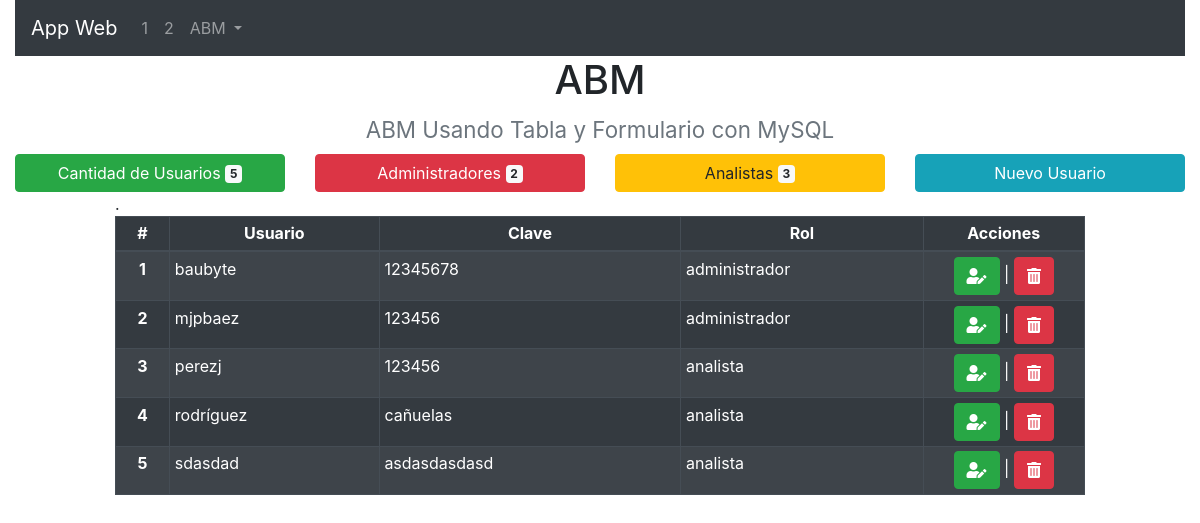
The page /bdd.php on the database its author committed.
### tables this page shows
CREATE TABLE `usuario` (
  `usuario` varchar(255) NOT NULL COMMENT 'Clave Primaria',
  `clave` varchar(255) NOT NULL COMMENT 'Contraseña del Usuario',
  `rol` varchar(255) NOT NULL COMMENT 'Nivel de Permiso del Usuario'
);

### bdd.php (the view, shortened to what this page needs)
<!DOCTYPE html>
<html lang="es">
<head>
    <link rel="stylesheet" href="css/bootstrap.min.css">
    <link rel="stylesheet" href="fontawesome/css/all.css">
    <?php include('includes/menu.php'); ?>
    <?php include('includes/conexion.php'); ?>
</head>
<body class="container-fluid">
    <?php echo menu(); ?>
    <div class="row">
        <div class="col-12 text-center">
            <h1>ABM</h1>
            <h3><small class="text-muted">ABM Usando Tabla y Formulario con MySQL</small></h3>
        </div>
    </div>
    <?php
    $rolAdmin = 'administrador';
    $rolAnalista = 'analista';
    $queryCantUsuario = "SELECT COUNT(DISTINCT usuario) AS cant_usuarios FROM usuario";
    $queryCantAdmin = "SELECT COUNT(DISTINCT usuario) AS cant_admin FROM usuario WHERE rol ='$rolAdmin'";
    $queryCantAnalista = "SELECT COUNT(DISTINCT usuario) AS cant_analista FROM usuario WHERE rol ='$rolAnalista'";
    $queryUsuarios = "SELECT DISTINCT * FROM usuario";
    $resultCantUsuarios = mysqli_query($conexion, $queryCantUsuario) or die('No se ha Podido Ejecutar la Consulta Total de Usuarios');
    $resultCantAdmin = mysqli_query($conexion, $queryCantAdmin) or die('No se ha Podido Ejecutar la Consulta Total de Usuarios Administradores');
    $resultCantAnalista = mysqli_query($conexion, $queryCantAnalista) or die('No se ha Podido Ejecutar la Consulta Total de Usuarios Analistas con Clave Mayor a 5 Caracteres');
    $resultUsuarios = mysqli_query($conexion, $queryUsuarios) or die('No se ha Podido Ejecutar la Consulta de Usuarios');
    while ($fila = mysqli_fetch_assoc($resultCantUsuarios)) {
        $totalUsuarios = $fila['cant_usuarios'];
    }
    while ($fila = mysqli_fetch_assoc($resultCantAdmin)) {
        $usuariosAdmin = $fila['cant_admin'];
    }
    while ($fila = mysqli_fetch_assoc($resultCantAnalista)) {
        $usuariosAnalista = $fila['cant_analista'];
    }
    ?>
    <div class="row text-center">
        <div class="col-3">
            <button type="button" class="btn btn-success btn-block">
                Cantidad de Usuarios <span class="badge badge-light"><?php echo $totalUsuarios; ?></span>
            </button>
        </div>
        <div class="col-3">
            <button type="button" class="btn btn-danger btn-block">
                Administradores <span class="badge badge-light"><?php echo $usuariosAdmin; ?></span>
            </button>
        </div>
        <div class="col-3">
            <button type="button" class="btn btn-warning btn-block">
                Analistas <span class="badge badge-light"><?php echo $usuariosAnalista; ?></span>
            </button>
        </div>
        <div class="col-3">
            <a class="btn btn-info btn-block" href="alta_usuario.php">
                Nuevo Usuario</a>
        </div>
    </div>
    <div class="row">
        <div class="col-1"></div>
        <div class="col-10">.
            <div class="table-responsive">
                <table class="table table-bordered table-sm table-hover table-dark table-striped">
                    <thead>
                        <tr class="text-center">
                            <th scope="col">#</th>
                            <th scope="col">Usuario</th>
                            <th scope="col">Clave</th>
                            <th scope="col" class="col-3">Rol</th>
                            <th scope="col" class="col-2">Acciones</th>
                        </tr>
                    </thead>
                    <tbody>
                        <?php
                        $row = 1;
                        while ($columna = mysqli_fetch_array($resultUsuarios)) {
                            echo "<tr>";
                            echo "<th scope='row' class='text-center'>{$row}</th>";
                            echo "<td>{$columna['usuario']}</td>";
                            echo "<td>{$columna['clave']}</td>";
                            echo "<td>{$columna['rol']}</td>";
                            echo "<td class='text-center'><a href='modifica_usuario.php?usuario={$columna['usuario']}&clave={$columna['clave']}&rol={$columna['rol']}' class='btn btn-success'><i class='fas fa-user-edit'></i></a> | <a href='baja_usuario.php?usuario={$columna['usuario']}&clave={$columna['clave']}&rol={$columna['rol']}' class='btn btn-danger'><i class='fas fa-trash-alt'></i></a></td>";
                            echo "</tr>";
                            $row++;
                        }
                        ?>
                    </tbody>
                </table>
            </div>
        </div>
        <div class="col-1"></div>
    </div>
</html>

### includes/menu.php (shortened to what this page needs)
<?php
function menu()
{
?>
    <nav class="navbar navbar-expand-lg navbar-dark bg-dark sticky-top">
        <a class="navbar-brand" href="index.php">App Web</a>
        <div class="collapse navbar-collapse" id="navbarNavDropdown">
            <ul class="navbar-nav">
                <li class="nav-item dropdown">
                    <a class="nav-link" href="#">1</a>
                </li>
                <li class="nav-item">
                    <a class="nav-link" href="#">2</a>
                </li>
                <li class="nav-item dropdown">
                    <a class="nav-link dropdown-toggle" href="#" id="navEjemplos" role="button" data-toggle="dropdown" aria-haspopup="true" aria-expanded="false">
                       ABM
                    </a>
                </li>
            </ul>
        </div>
    </nav>
<?php
}
?>

### rows shown on the page
usuario: usuario "baubyte", clave "12345678", rol "administrador"
usuario: usuario "mjpbaez", clave "123456", rol "administrador"
usuario: usuario "perezj", clave "123456", rol "analista"
usuario: usuario "rodríguez", clave "cañuelas", rol "analista"
usuario: usuario "sdasdad", clave "asdasdasdasd", rol "analista"

### other values the page prints
$totalUsuarios "5"
$usuariosAdmin "2"
$usuariosAnalista "3"
